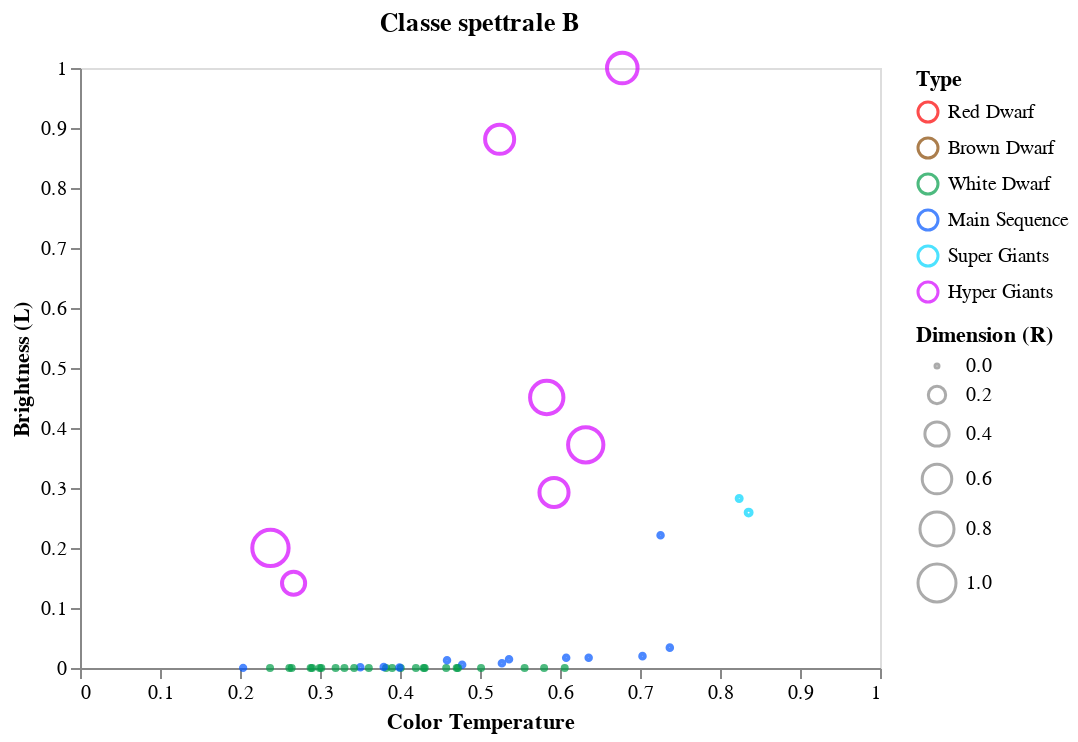

Here is the notebook cell this chart was saved with:
### Code cell
data = dataset[dataset['Spectral_Class'] == 'B']

alt.Chart(data, title = "Classe spettrale B").mark_point().encode( 
    
    x = alt.X('Temperature',
         scale = alt.Scale(domain = (min(dataset.Temperature), max(dataset.Temperature))),
         axis = alt.Axis(format='K', title='Color Temperature', grid = False)
         ),
    
    y = alt.Y('L',
         scale = alt.Scale(domain = (min(dataset.L), max(dataset.L))),
         axis = alt.Axis(format='K', title='Brightness (L)', grid = False)
         ),
    
    size = alt.Size('R', 
                    scale = alt.Scale(domain = [0, 1]), 
                    legend = alt.Legend(title = 'Dimension (R)')
                   ),
    
    color = alt.Color('Type', scale=alt.Scale(domain=dom, range=rng)
                     )
    
)

### Figure 1 — Vega-Lite specification as saved in the notebook (floating-point values rounded to 4 significant figures)
{"config": {"view": {"continuousWidth": 400, "continuousHeight": 300}}, "data": {"name": "data-108a41c4d2f56f8b3a0ee02bf9668583"}, "mark": "point", "encoding": {"color": {"type": "nominal", "field": "Type", "scale": {"domain": ["Red Dwarf", "Brown Dwarf", "White Dwarf", "Main Sequence", "Super Giants", "Hyper Giants"], "range": ["#fc0000", "#874701", "#029c49", "#0055ff", "#00d5ff", "#d400ff"]}}, "size": {"type": "quantitative", "field": "R", "legend": {"title": "Dimension (R)"}, "scale": {"domain": [0, 1]}}, "x": {"type": "quantitative", "axis": {"format": "K", "grid": false, "title": "Color Temperature"}, "field": "Temperature", "scale": {"domain": [0.0, 1.0]}}, "y": {"type": "quantitative", "axis": {"format": "K", "grid": false, "title": "Brightness (L)"}, "field": "L", "scale": {"domain": [0.0, 1.0]}}}, "title": "Classe spettrale B", "$schema": "https://vega.github.io/schema/vega-lite/v4.8.1.json", "datasets": {"data-108a41c4d2f56f8b3a0ee02bf9668583": [{"Temperature": 0.6059, "L": 6.583e-08, "R": 0.0, "A_M": 0.7036, "Color": "Blue-White", "Spectral_Class": "B", "Type": "White Dwarf"}, {"Temperature": 0.3826, "L": 1.521e-08, "R": 2.874e-06, "A_M": 0.7445, "Color": "Blue-White", "Spectral_Class": "B", "Type": "White Dwarf"}, {"Temperature": 0.7373, "L": 0.03395, "R": 0.003229, "A_M": 0.2414, "Color": "Blue-White", "Spectral_Class": "B", "Type": "Main Sequence"}, {"Temperature": 0.3504, "L": 0.001337, "R": 0.003691, "A_M": 0.3111, "Color": "Blue-White", "Spectral_Class": "B", "Type": "Main Sequence"}, {"Temperature": 0.2039, "L": 8.712e-05, "R": 0.001479, "A_M": 0.3777, "Color": "White", "Spectral_Class": "B", "Type": "Main Sequence"}, {"Temperature": 0.8358, "L": 0.259, "R": 0.01334, "A_M": 0.182, "Color": "Blue", "Spectral_Class": "B", "Type": "Super Giants"}, {"Temperature": 0.401, "L": 1.06e-09, "R": 3.387e-06, "A_M": 0.762, "Color": "Blue-White", "Spectral_Class": "B", "Type": "White Dwarf"}, {"Temperature": 0.3195, "L": 6.946e-10, "R": 2.566e-07, "A_M": 0.7533, "Color": "Blue-White", "Spectral_Class": "B", "Type": "White Dwarf"}, {"Temperature": 0.2646, "L": 8.241e-10, "R": 4.106e-07, "A_M": 0.752, "Color": "Blue-White", "Spectral_Class": "B", "Type": "White Dwarf"}, {"Temperature": 0.2375, "L": 7.77e-10, "R": 1.54e-07, "A_M": 0.7226, "Color": "Blue-White", "Spectral_Class": "B", "Type": "White Dwarf"}, {"Temperature": 0.4708, "L": 1.201e-09, "R": 2.412e-06, "A_M": 0.7273, "Color": "Blue", "Spectral_Class": "B", "Type": "White Dwarf"}, {"Temperature": 0.824, "L": 0.2825, "R": 0.006154, "A_M": 0.1695, "Color": "Blue", "Spectral_Class": "B", "Type": "Super Giants"}, {"Temperature": 0.3016, "L": 6.004e-10, "R": 7.236e-07, "A_M": 0.8002, "Color": "Blue-White", "Spectral_Class": "B", "Type": "White Dwarf"}, {"Temperature": 0.5013, "L": 1.672e-09, "R": 1.437e-06, "A_M": 0.733, "Color": "Blue", "Spectral_Class": "B", "Type": "White Dwarf"}, {"Temperature": 0.4296, "L": 1.436e-09, "R": 4.824e-07, "A_M": 0.7724, "Color": "Blue", "Spectral_Class": "B", "Type": "White Dwarf"}, {"Temperature": 0.3305, "L": 8.712e-10, "R": 6.774e-07, "A_M": 0.7455, "Color": "Blue-White", "Spectral_Class": "B", "Type": "White Dwarf"}, {"Temperature": 0.2617, "L": 6.946e-10, "R": 2.977e-07, "A_M": 0.7286, "Color": "Blue-White", "Spectral_Class": "B", "Type": "White Dwarf"}, {"Temperature": 0.2883, "L": 7.417e-10, "R": 5.389e-07, "A_M": 0.7739, "Color": "Blue-White", "Spectral_Class": "B", "Type": "White Dwarf"}, {"Temperature": 0.2902, "L": 9.418e-10, "R": 8.006e-07, "A_M": 0.7239, "Color": "Blue-White", "Spectral_Class": "B", "Type": "White Dwarf"}, {"Temperature": 0.7257, "L": 0.2213, "R": 0.003085, "A_M": 0.2473, "Color": "Blue-White", "Spectral_Class": "B", "Type": "Main Sequence"}, {"Temperature": 0.3797, "L": 0.001505, "R": 0.002911, "A_M": 0.2689, "Color": "Blue-White", "Spectral_Class": "B", "Type": "Main Sequence"}, {"Temperature": 0.6077, "L": 0.01707, "R": 0.003034, "A_M": 0.2483, "Color": "Blue-White", "Spectral_Class": "B", "Type": "Main Sequence"}, {"Temperature": 0.7031, "L": 0.01977, "R": 0.00328, "A_M": 0.2448, "Color": "Blue-White", "Spectral_Class": "B", "Type": "Main Sequence"}, {"Temperature": 0.6358, "L": 0.01709, "R": 0.002813, "A_M": 0.2539, "Color": "Blue-White", "Spectral_Class": "B", "Type": "Main Sequence"}, {"Temperature": 0.4777, "L": 0.005557, "R": 0.003475, "A_M": 0.2664, "Color": "Blue-White", "Spectral_Class": "B", "Type": "Main Sequence"}, {"Temperature": 0.6322, "L": 0.372, "R": 0.8617, "A_M": 0.08818, "Color": "Blue", "Spectral_Class": "B", "Type": "Hyper Giants"}, {"Temperature": 0.2381, "L": 0.2001, "R": 0.913, "A_M": 0.06316, "Color": "Blue-White", "Spectral_Class": "B", "Type": "Hyper Giants"}, {"Temperature": 0.267, "L": 0.1413, "R": 0.3638, "A_M": 0.1276, "Color": "Blue-White", "Spectral_Class": "B", "Type": "Hyper Giants"}, {"Temperature": 0.5925, "L": 0.2925, "R": 0.5822, "A_M": 0.1151, "Color": "Blue-White", "Spectral_Class": "B", "Type": "Hyper Giants"}, {"Temperature": 0.3902, "L": 1.554e-09, "R": 1.899e-06, "A_M": 0.7752, "Color": "Blue", "Spectral_Class": "B", "Type": "White Dwarf"}, {"Temperature": 0.361, "L": 1.342e-09, "R": 1.54e-06, "A_M": 0.7455, "Color": "Blue", "Spectral_Class": "B", "Type": "White Dwarf"}, {"Temperature": 0.3427, "L": 1.295e-09, "R": 1.488e-06, "A_M": 0.7552, "Color": "Blue", "Spectral_Class": "B", "Type": "White Dwarf"}, {"Temperature": 0.2995, "L": 1.189e-09, "R": 1.642e-06, "A_M": 0.7761, "Color": "Blue", "Spectral_Class": "B", "Type": "White Dwarf"}, {"Temperature": 0.4309, "L": 1.483e-09, "R": 2.053e-06, "A_M": 0.7236, "Color": "Blue", "Spectral_Class": "B", "Type": "White Dwarf"}, {"Temperature": 0.4724, "L": 1.742e-09, "R": 2.977e-06, "A_M": 0.7273, "Color": "Blue", "Spectral_Class": "B", "Type": "White Dwarf"}, {"Temperature": 0.5801, "L": 1.778e-09, "R": 2.207e-06, "A_M": 0.7026, "Color": "Blue", "Spectral_Class": "B", "Type": "White Dwarf"}, {"Temperature": 0.5558, "L": 1.46e-09, "R": 1.026e-06, "A_M": 0.6911, "Color": "Blue", "Spectral_Class": "B", "Type": "White Dwarf"}, {"Temperature": 0.4199, "L": 1.213e-09, "R": 1.129e-06, "A_M": 0.7373, "Color": "Blue", "Spectral_Class": "B", "Type": "White Dwarf"}, {"Temperature": 0.4577, "L": 1.377e-09, "R": 8.109e-07, "A_M": 0.7361, "Color": "Blue", "Spectral_Class": "B", "Type": "White Dwarf"}, {"Temperature": 0.5363, "L": 0.01466, "R": 0.00326, "A_M": 0.258, "Color": "Blue-White", "Spectral_Class": "B", "Type": "Main Sequence"}, {"Temperature": 0.5274, "L": 0.007944, "R": 0.003403, "A_M": 0.293, "Color": "Blue-White", "Spectral_Class": "B", "Type": "Main Sequence"}, {"Temperature": 0.4588, "L": 0.01286, "R": 0.00309, "A_M": 0.2764, "Color": "Blue-White", "Spectral_Class": "B", "Type": "Main Sequence"}, {"Temperature": 0.3994, "L": 0.00104, "R": 0.002897, "A_M": 0.2902, "Color": "Blue-White", "Spectral_Class": "B", "Type": "Main Sequence"}, {"Temperature": 0.5834, "L": 0.4509, "R": 0.7667, "A_M": 0.09631, "Color": "Blue-White", "Spectral_Class": "B", "Type": "Hyper Giants"}, {"Temperature": 0.6779, "L": 1.0, "R": 0.6425, "A_M": 0.1354, "Color": "Blue-White", "Spectral_Class": "B", "Type": "Hyper Giants"}, {"Temperature": 0.5246, "L": 0.8812, "R": 0.5799, "A_M": 0.1329, "Color": "Blue-White", "Spectral_Class": "B", "Type": "Hyper Giants"}]}}
